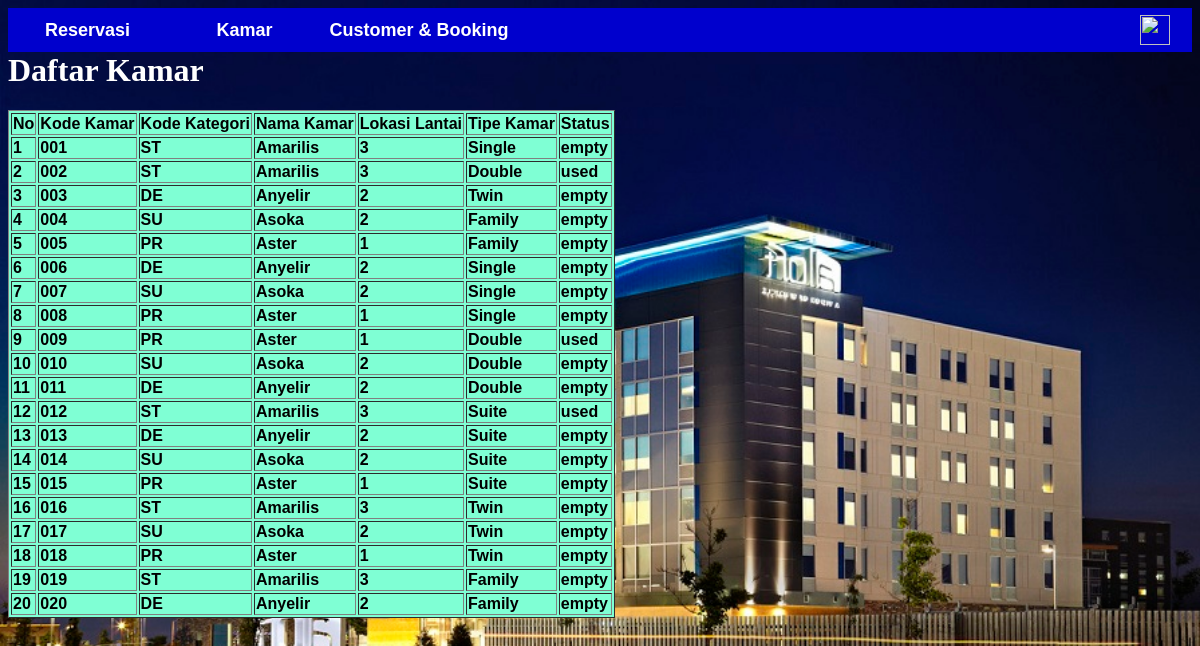
Page /tampil_kamar.php on the committed database.
### tables this page shows
CREATE TABLE `kamar` (
  `kd_kamar` varchar(15) NOT NULL,
  `kd_kategori` varchar(50) DEFAULT NULL,
  `nama_kamar` varchar(20) DEFAULT NULL,
  `lokasi_lantai` varchar(2) DEFAULT NULL,
  `keterangan` varchar(30) DEFAULT NULL,
  `status` varchar(20) DEFAULT NULL
);

### tampil_kamar.php (the view, shortened to what this page needs)
<html>
	<head><title>Our Hotel</title>
	<link rel="stylesheet" type="text/css" href="css.css">
	</head>
	<body style="background-image:url(hotel2.jpg)">
	<table align="right" border="0" cellpadding="5" width="100%" style="background-color: #0000CD;">
		<tr style="font-size:20">
			<td width="145" style="text-align:center">
			<a href="tambah_customer.php"><font size="4px">Reservasi</font></a>
			</td>
			<td width="145" style="text-align:center">
			<a href="tampil_kamar.php"><font size="4px">Kamar</font></a>
			</td>
			<td width="180" style="text-align:center">
			<a href="tampil_customer.php"><font size="4px">Customer & Booking</font></a>
			</td>
			<td></td>
			<td></td>
			<td></td>
			<td width="60" style="text-align:center">
			<a href="index.php"><img src="home.png" width="30px" style="float:center"></a>
			</td>
		</tr>
	</table>
	</body>
</html>
<?php
$host="localhost";
$username="root";
$password = "";
$db_name = "prplhotel";
$konek = new mysqli($host,$username,$password,$db_name);
$sql="select * from kamar";
$data=$konek->query($sql);
echo "<h1><font color='white'>Daftar Kamar</font></h1>";
echo "<table border='1'  bgcolor='#7FFFD4'>";
echo "<tr>
		<td>No</td>
		<td>Kode Kamar</td>
		<td>Kode Kategori</td>
		<td>Nama Kamar</td>
		<td>Lokasi Lantai</td>
		<td>Tipe Kamar</td>
		<td>Status</td>
	 </tr>";
if($data->num_rows>0){
	$no=1;
	while($row=$data->fetch_assoc()){
		echo "<tr>";
		echo "<td>".$no++."</td>";
		echo "<td>".$row['kd_kamar']."</td>";
		echo "<td>".$row['kd_kategori']."</td>";
		echo "<td>".$row['nama_kamar']."</td>";
		echo "<td>".$row['lokasi_lantai']."</td>";
		echo "<td>".$row['keterangan']."</td>";
		echo "<td>".$row['status']."</td>";
		echo "</tr>";
	}
}else{
	echo "Data Kosong!";
}
echo "</table>";
?>

### css.css (style rules this page uses)
a:link { color:white; text-decoration:none; }
td { font-weight:bold; color:white; font-family:Arial; }

### tampil_kamar.php (style rules this page uses)
a:link { color:white; text-decoration:none; }
body { overflow:auto; background-size:cover; }
td { font-weight:bold; color:black; font-family:Arial; }

### rows in the picture
kamar: kd_kamar "001", kd_kategori "ST", nama_kamar "Amarilis", lokasi_lantai "3", keterangan "Single", status "empty"
kamar: kd_kamar "002", kd_kategori "ST", nama_kamar "Amarilis", lokasi_lantai "3", keterangan "Double", status "used"
kamar: kd_kamar "003", kd_kategori "DE", nama_kamar "Anyelir", lokasi_lantai "2", keterangan "Twin", status "empty"
kamar: kd_kamar "004", kd_kategori "SU", nama_kamar "Asoka", lokasi_lantai "2", keterangan "Family", status "empty"
kamar: kd_kamar "005", kd_kategori "PR", nama_kamar "Aster", lokasi_lantai "1", keterangan "Family", status "empty"
kamar: kd_kamar "006", kd_kategori "DE", nama_kamar "Anyelir", lokasi_lantai "2", keterangan "Single", status "empty"
kamar: kd_kamar "007", kd_kategori "SU", nama_kamar "Asoka", lokasi_lantai "2", keterangan "Single", status "empty"
kamar: kd_kamar "008", kd_kategori "PR", nama_kamar "Aster", lokasi_lantai "1", keterangan "Single", status "empty"
kamar: kd_kamar "009", kd_kategori "PR", nama_kamar "Aster", lokasi_lantai "1", keterangan "Double", status "used"
kamar: kd_kamar "010", kd_kategori "SU", nama_kamar "Asoka", lokasi_lantai "2", keterangan "Double", status "empty"
kamar: kd_kamar "011", kd_kategori "DE", nama_kamar "Anyelir", lokasi_lantai "2", keterangan "Double", status "empty"
kamar: kd_kamar "012", kd_kategori "ST", nama_kamar "Amarilis", lokasi_lantai "3", keterangan "Suite", status "used"
kamar: kd_kamar "013", kd_kategori "DE", nama_kamar "Anyelir", lokasi_lantai "2", keterangan "Suite", status "empty"
kamar: kd_kamar "014", kd_kategori "SU", nama_kamar "Asoka", lokasi_lantai "2", keterangan "Suite", status "empty"
kamar: kd_kamar "015", kd_kategori "PR", nama_kamar "Aster", lokasi_lantai "1", keterangan "Suite", status "empty"
kamar: kd_kamar "016", kd_kategori "ST", nama_kamar "Amarilis", lokasi_lantai "3", keterangan "Twin", status "empty"
kamar: kd_kamar "017", kd_kategori "SU", nama_kamar "Asoka", lokasi_lantai "2", keterangan "Twin", status "empty"
kamar: kd_kamar "018", kd_kategori "PR", nama_kamar "Aster", lokasi_lantai "1", keterangan "Twin", status "empty"
kamar: kd_kamar "019", kd_kategori "ST", nama_kamar "Amarilis", lokasi_lantai "3", keterangan "Family", status "empty"
kamar: kd_kamar "020", kd_kategori "DE", nama_kamar "Anyelir", lokasi_lantai "2", keterangan "Family", status "empty"
